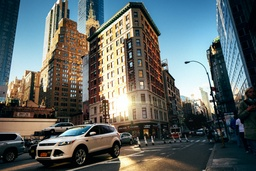
#> input picture Assignment No 5/imges/img1.jpg, 256 x 171 px, shrunk from 5472 x 3648 before the run
$ jupyter execute SepehrRezaee-99242067-Assingment5.ipynb
#> lines starting #> are read from the running program, lines starting #| are printed output that depends on the picture
## Sepehr Rezaee - 99242067

### For implementing the steps for JPEG compression, we do this steps:
<ul>
    <li>Step 1: Convert the image from the RGB color space to the YCbCr color space</li>
    <li>Step 2: Divide the image into 8x8 blocks</li>
    <li>Step 3: Apply the Discrete Cosine Transform (DCT) to each block</li>
    <li>Step 4: Quantize each block using a quantization matrix</li>
    <li>Step 5: Perform zigzag ordering on each block</li>
    <li>Step 6: Apply entropy encoding (e.g., Huffman encoding) to the resulting data</li>
    <li>Step 7: Return the compressed data</li>
</ul>

### And for decompression, we implement the below steps:
<ul>
    <li>Step 1: Perform entropy decoding (e.g., Huffman decoding) on the compressed data</li>
    <li>Step 2: Reorder the data using the inverse zigzag ordering</li>
    <li>Step 3: Dequantize each block using the quantization matrix</li>
    <li>Step 4: Apply the Inverse Discrete Cosine Transform (IDCT) to each block</li>
    <li>Step 5: Combine the 8x8 blocks to reconstruct the image</li>
    <li>Step 6: Convert the image from the YCbCr color space back to the RGB color space</li>
    <li>Step 7: Return the compressed data</li>
</ul>

### Import dependencies

[cell 1]
import os
import cv2
import sys
import heapq
import numpy as np
import matplotlib.pyplot as plt
from collections import defaultdict

[cell 2]
def resize_img(img, num=8):
    # Get the original image size
    height, width, _ = img.shape

    # Calculate new dimensions that are divisible by num
    new_height = (height // num) * num
    new_width = (width // num) * num

    # Resize the image using OpenCV's resize function
    resized_img = cv.resize(img, (new_width, new_height))

    return resized_img

def img_blocks(image):
    num_rows, num_cols = image.shape[:2]

    # Calculate number of blocks in each direction
    num_blocks_x = num_cols // 8
    num_blocks_y = num_rows // 8

    # Create empty list to hold blocks
    blocks = []

    # Iterate over each block
    for y in range(num_blocks_y):
        for x in range(num_blocks_x):
            # Calculate starting and ending indices for this block
            start_x = x * 8
            end_x = start_x + 8

            start_y = y * 8
            end_y = start_y + 8

            # Extract block from image
            block = image[start_y:end_y, start_x:end_x]

            # Add block to list of blocks
            blocks.append(block)

    return blocks

def recon_blocks(blocks, image_shape):
    # Get dimensions of the image
    num_rows, num_cols = image_shape[:2]

    # Calculate number of blocks in each direction
    num_blocks_x = num_cols // 8
    num_blocks_y = num_rows // 8

    # Create empty array to hold image
    image = np.zeros(image_shape, dtype=np.uint8)

    # Iterate over each block
    block_index = 0
    for y in range(num_blocks_y):
        for x in range(num_blocks_x):
            # Calculate starting and ending indices for this block
            start_x = x * 8
            end_x = start_x + 8

            start_y = y * 8
            end_y = start_y + 8

            # Extract block from list of blocks
            block = blocks[block_index]
            block_index += 1

            # Insert block into image
            image[start_y:end_y, start_x:end_x] = block

    return image

def dct(blocks):
    dcts = []
    for block in blocks:
        dct = np.stack([cv2.dct(np.float32(block[:,:,i])) for i in range(block.shape[2])], axis=2)
        dcts.append(dct)
    return dcts

def inv_dct(dct_blocks):
    blocks = []
    for dct_block in dct_blocks:
        block = np.stack([cv2.idct(np.float32(dct_block[:,:,i])) for i in range(dct_block.shape[2])], axis=2)
        blocks.append(block)
    return blocks

def quantize(blocks, lossie=1):
    quantization_table = lossie * np.array([[16, 11, 10, 16, 24, 40, 51, 61],
                                [12, 12, 14, 19, 26, 58, 60, 55],
                                [14, 13, 16, 24, 40, 57, 69, 56],
                                [14, 17, 22, 29, 51, 87, 80, 62],
                                [18, 22, 37, 56, 68, 109, 103, 77],
                                [24, 35, 55, 64, 81, 104, 113, 92],
                                [49, 64, 78, 87, 103, 121, 120, 101],
                                [72, 92, 95, 98, 112, 100, 103, 99]])
    quantized = []
    for block in blocks:
        dct_quantized = np.stack([np.round(block[:,:,i] / quantization_table) for i in range(block.shape[2])], axis=2)
        quantized.append(dct_quantized)
    return quantized, quantization_table

def dequantize(quantized_blocks, quantization_table):
    blocks = []
    for quantized_block in quantized_blocks:
        dct_dequantized = np.stack([np.round(quantized_block[:,:,i] * quantization_table) for i in range(quantized_block.shape[2])], axis=2)
        blocks.append(dct_dequantized)
    return blocks

def zigzag(blocks):
    zigzag_order = np.array([
    [ 0,  1,  5,  6, 14, 15, 27, 28],
    [ 2,  4,  7, 13, 16, 26, 29, 42],
    [ 3,  8, 12, 17, 25, 30, 41, 43],
    [ 9, 11, 18, 24, 31, 40, 44, 53],
    [10, 19, 23, 32, 39, 45, 52, 54],
    [20, 22, 33, 38, 46, 51, 55, 60],
    [21, 34, 37, 47, 50, 56, 59, 61],
    [35, 36, 48, 49, 57, 58, 62, 63]])

    ordered_blocks = []
    flatten_orders = zigzag_order.flatten()
    for block in blocks:
        y, cb, cr = block[:,:,0].flatten(), block[:,:,1].flatten(), block[:,:,2].flatten()
        y_ordered = y[flatten_orders]
        cb_ordered = cb[flatten_orders]
        cr_ordered = cr[flatten_orders]
        ordered_blocks.append(np.stack([y_ordered,cb_ordered, cr_ordered,], axis=1))
    return ordered_blocks

def dezigzag(ordered_blocks):
    zigzag_order = np.array([
        [ 0,  1,  5,  6, 14, 15, 27, 28],
        [ 2,  4,  7, 13, 16, 26, 29, 42],
        [ 3,  8, 12, 17, 25, 30, 41, 43],
        [ 9, 11, 18, 24, 31, 40, 44, 53],
        [10, 19, 23, 32, 39, 45, 52, 54],
        [20, 22, 33, 38, 46, 51, 55, 60],
        [21, 34, 37, 47, 50, 56, 59, 61],
        [35, 36, 48, 49, 57, 58, 62, 63]])

    blocks = []
    flatten_orders = zigzag_order.flatten()
    for ordered_block in ordered_blocks:
        y_ordered, cb_ordered, cr_ordered = ordered_block[:,0], ordered_block[:,1], ordered_block[:,2]
        y = np.zeros((64,))
        cb = np.zeros((64,))
        cr = np.zeros((64,))
        y[flatten_orders] = y_ordered
        cb[flatten_orders] = cb_ordered
        cr[flatten_orders] = cr_ordered
        y = np.reshape(y, (8, 8))
        cb = np.reshape(cb, (8, 8))
        cr = np.reshape(cr, (8, 8))
        block = np.stack([y, cb, cr], axis=2)
        blocks.append(block)
    return blocks

def huffman_encode(arr):
    # Count the frequency of each integer in the array.
    freq = defaultdict(int)
    for num in arr:
        freq[num] += 1

    # Build a Huffman tree from the frequencies.
    heap = [[wt, [sym, ""]] for sym, wt in freq.items()]
    heapq.heapify(heap)
    while len(heap) > 1:
        lo = heapq.heappop(heap)
        hi = heapq.heappop(heap)
        for pair in lo[1:]:
            pair[1] = '0' + pair[1]
        for pair in hi[1:]:
            pair[1] = '1' + pair[1]
        heapq.heappush(heap, [lo[0] + hi[0]] + lo[1:] + hi[1:])

    # Generate the Huffman codes for each integer.
    huffman_codes = dict(heapq.heappop(heap)[1:])

    # Encode the array using the Huffman codes.
    encoded_arr = ""
    for num in arr:
        encoded_arr += huffman_codes[num]

    return encoded_arr, huffman_codes

def huffman_decode(encoded_arr, huffman_codes):
    # Invert the Huffman codes dictionary.
    inv_huffman_codes = {v: k for k, v in huffman_codes.items()}
    if encoded_arr == "":
        return np.zeros(64)
    # Decode the array using the inverted Huffman codes.
    decoded_arr = []
    code = ""
    for bit in encoded_arr:
        code += bit
        if code in inv_huffman_codes:
            decoded_arr.append(inv_huffman_codes[code])
            code = ""

    return np.array(decoded_arr)


def huffman_encode_matrix(matrix):
    # Initialize list to store encoded data for each channel
    encoded_channels = []
    code_dicts = []
    # Loop through each channel in the matrix
    for i in range(matrix.shape[1]):
        # Extract the channel as a 1D array
        arr = matrix[:,i]

        # Encode the input data using Huffman coding
        encoded_arr, code_dict = huffman_encode(arr)

        # Append the encoded data and code dictionary to the list of encoded channels
        encoded_channels.append(encoded_arr)
        code_dicts.append(code_dict)

    return encoded_channels, code_dicts

def huffman_decode_matrix(encoded_channels, code_dicts):
    # Initialize matrix to store decoded data
    decoded_matrix = np.zeros((64, len(encoded_channels)), dtype=np.uint8)

    # Loop through each channel in the encoded data
    for i in range(len(encoded_channels)):
        # Decode the encoded data using the generated code dictionary
        decoded_arr = huffman_decode(encoded_channels[i], code_dicts[i])

        # Set the decoded channel in the matrix
        decoded_matrix[:,i] = decoded_arr

    return decoded_matrix

def encode(blocks):
    list_encode_channels, list_code_dicts = [],[]
    for block in blocks :
        encoded_channels, code_dict = huffman_encode_matrix(block)
        list_encode_channels.append(encoded_channels)
        list_code_dicts.append(code_dict)
    return list_encode_channels, list_code_dicts

def decode(list_encode_channels, list_code_dict):
    decoded_blocks = []

    for encoded_channels, code_dict in zip(list_encode_channels, list_code_dict):

        block = huffman_decode_matrix(encoded_channels, code_dict)
        decoded_blocks.append(block)

    return decoded_blocks

### Pathes to the images

[cell 3]
img1 = cv2.imread("./imges/img1.jpg")
#> img1 is the input picture: shape (171, 256, 3); mean B, G, R 100.6, 102.3, 94.6
img2 = cv2.imread("./imges/img2.jpg")
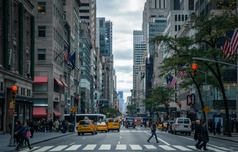
#> input picture Assignment No 5/imges/img2.jpg, 238 x 152 px, shrunk from 5088 x 3253 before the run
#> img2 is the input picture: shape (152, 238, 3); mean B, G, R 83.3, 80.8, 72.1

## Encoding

[cell 4]
# ======== Step1: Convert the image from the RGB color space to the YCbCr color space ======== #
img1_ycbcr = cv2.cvtColor(img1, cv2.COLOR_BGR2YCrCb) - (127,127,127)
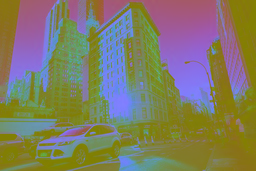
#> img1_ycbcr: shape (171, 256, 3) int64; mean B, G, R -27.2, -2.7, 1.4; drawn with min black and max white
img2_ycbcr = cv2.cvtColor(img2, cv2.COLOR_BGR2YCrCb) - (127,127,127)
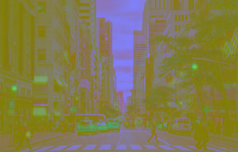
#> img2_ycbcr: shape (152, 238, 3) int64; mean B, G, R -48.6, -3.6, 3.7; drawn with min black and max white


# ======== Step2:Divide the image into 8x8 blocks ======== #
img1_blocks = img_blocks(img1_ycbcr)
#> after the loop in img_blocks, `for y in range(num_blocks_y):`: blocks = 672 items
#> img1_blocks = 672 items
img2_blocks = img_blocks(img2_ycbcr)
#> img2_blocks = 551 items

# ======== Step3:  Apply the Discrete Cosine Transform (DCT) to each block ======== #
img1_dcts = dct(img1_blocks)
#> after the loop in dct, `for block in blocks:`: dcts = 672 items
#> img1_dcts = 672 items
img2_dcts = dct(img2_blocks)
#> img2_dcts = 551 items

# ======== Step4: Quantize each block using a quantization matrix ======== #
img1_qu, quantization_table = quantize(img1_dcts)
#> after the loop in quantize, `for block in blocks:`: quantized = 672 items
#> img1_qu = 672 items
img2_qu, quantization_table = quantize(img2_dcts)
#> img2_qu = 551 items

# ======== Step5: Perform zigzag ordering on each block ======== #
img1_zig = zigzag(img1_dcts)
#> after the loop in zigzag, `for block in blocks:`: ordered_blocks = 672 items
#> img1_zig = 672 items
img2_zig = zigzag(img2_dcts)
#> img2_zig = 551 items

# ======== Step6: Apply entropy encoding (e.g., Huffman encoding) to the resulting data ======== #
encode_channels_1, code_dict1 = encode(img1_zig)
encode_channels_2, code_dict2  = encode(img2_zig)

# ======== Step7: Return the compressed data ======== #
compressed_size_img1 = sys.getsizeof(encode_channels_1) + sys.getsizeof(code_dict1)
compressed_size_img2 = sys.getsizeof(encode_channels_2) + sys.getsizeof(code_dict2)
img1_size = sys.getsizeof(img1)
img2_size = sys.getsizeof(img2)

[cell 5]
print(f'Original size of Image 1 is {img1_size}, after compression get to {compressed_size_img1} size')
#| Original size of Image 1 is 131472, after compression get to 10864 size
print(f'Original size of Image 2 is {img2_size}, after compression get to {compressed_size_img2} size')
#| Original size of Image 2 is 108672, after compression get to 9584 size

## Decoding

[cell 6]
# ======== Step 1: Perform entropy decoding (e.g., Huffman decoding) on the compressed data ======== #
decoded1 = decode(encode_channels_1, code_dict1)
decoded2 = decode(encode_channels_2, code_dict2)

# ======== Step 2: Reorder the data using the inverse zigzag ordering ======== #
img1_inv_zig = dezigzag(decoded1)
img2_inv_zig = dezigzag(decoded2)

# ======== Step 3: Dequantize each block using the quantization matrix ======== #
img1_dq = dequantize(img1_inv_zig, quantization_table)
img2_dq = dequantize(img2_inv_zig, quantization_table)

# ======== Step 4: Apply the Inverse Discrete Cosine Transform (IDCT) to each block ======== #
img1_idct = inv_dct(img1_dq)
img2_idct = inv_dct(img2_dq)

# ======== Step 5: Combine the 8x8 blocks to reconstruct the image ======== #
img1_recon = recon_blocks(img1_idct, img1.shape)
#> in recon_blocks, `image = np.zeros(image_shape, dtype=np.uint8)`: image: shape (171, 256, 3); every value is 0
#> after the loop in recon_blocks, `for y in range(num_blocks_y):`:
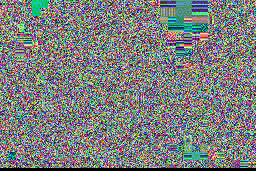
#> image: shape (171, 256, 3); mean of channels 0, 1, 2 125.3, 126.2, 123.1; drawn as B, G, R
img2_recon = recon_blocks(img2_idct, img2.shape)
#> call 2 of recon_blocks, with image_shape = (152, 238, 3)
#> in recon_blocks (call 2), `image = np.zeros(image_shape, dtype=np.uint8)`: image: shape (152, 238, 3); every value is 0
#> after the loop in recon_blocks (call 2), `for y in range(num_blocks_y):`:
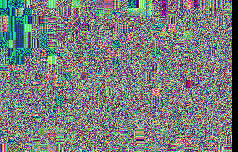
#> image: shape (152, 238, 3); mean of channels 0, 1, 2 124.1, 125.2, 119.5; drawn as B, G, R

# ======== Step 6: Convert the image from the YCbCr color space back to the RGB color space ======== #
img1_r_ycrcb = (img1_recon + (127,127,127)).astype(np.uint8)
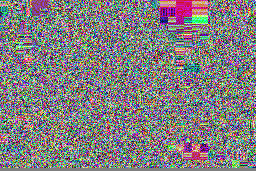
#> img1_r_ycrcb: shape (171, 256, 3); mean of channels 0, 1, 2 127.9, 126.1, 129.2; drawn as B, G, R
img2_r_ycrcb = (img2_recon + (127,127,127)).astype(np.uint8)
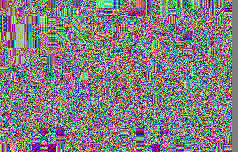
#> img2_r_ycrcb: shape (152, 238, 3); mean of channels 0, 1, 2 127.7, 127.3, 129; drawn as B, G, R

img1_r = cv2.cvtColor(img1_r_ycrcb, cv2.COLOR_YCrCb2RGB)
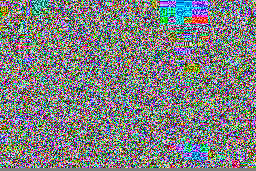
#> img1_r: shape (171, 256, 3); mean R, G, B 125.9, 128.6, 129.2
img2_r = cv2.cvtColor(img2_r_ycrcb, cv2.COLOR_YCrCb2RGB)
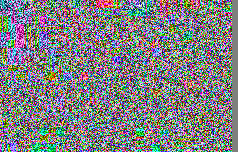
#> img2_r: shape (152, 238, 3); mean R, G, B 127.2, 127.8, 129.8
